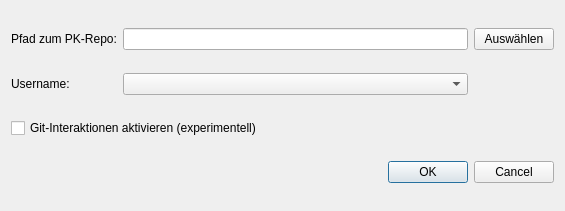
<?xml version="1.0" encoding="UTF-8"?>
<ui version="4.0">
 <class>SettingsDialog</class>
 <widget class="QDialog" name="SettingsDialog">
  <property name="geometry">
   <rect>
    <x>0</x>
    <y>0</y>
    <width>565</width>
    <height>211</height>
   </rect>
  </property>
  <property name="windowTitle">
   <string>Einstellungen</string>
  </property>
  <layout class="QGridLayout" name="gridLayout">
   <item row="1" column="1">
    <widget class="QComboBox" name="username_combobox"/>
   </item>
   <item row="0" column="1">
    <widget class="QLineEdit" name="line_edit_repo_path"/>
   </item>
   <item row="4" column="0" colspan="3">
    <widget class="QDialogButtonBox" name="buttonBox">
     <property name="orientation">
      <enum>Qt::Horizontal</enum>
     </property>
     <property name="standardButtons">
      <set>QDialogButtonBox::Cancel|QDialogButtonBox::Ok</set>
     </property>
    </widget>
   </item>
   <item row="0" column="2">
    <widget class="QPushButton" name="button_select_repo_path">
     <property name="text">
      <string>Auswählen</string>
     </property>
    </widget>
   </item>
   <item row="0" column="0">
    <widget class="QLabel" name="label_repo_path">
     <property name="text">
      <string>Pfad zum PK-Repo:</string>
     </property>
    </widget>
   </item>
   <item row="1" column="0">
    <widget class="QLabel" name="label_username">
     <property name="text">
      <string>Username:</string>
     </property>
    </widget>
   </item>
   <item row="2" column="0" colspan="3">
    <widget class="QCheckBox" name="git_interaction_check_box">
     <property name="text">
      <string>Git-Interaktionen aktivieren (experimentell)</string>
     </property>
    </widget>
   </item>
  </layout>
 </widget>
 <resources/>
 <connections>
  <connection>
   <sender>buttonBox</sender>
   <signal>accepted()</signal>
   <receiver>SettingsDialog</receiver>
   <slot>accept()</slot>
   <hints>
    <hint type="sourcelabel">
     <x>248</x>
     <y>254</y>
    </hint>
    <hint type="destinationlabel">
     <x>157</x>
     <y>274</y>
    </hint>
   </hints>
  </connection>
  <connection>
   <sender>buttonBox</sender>
   <signal>rejected()</signal>
   <receiver>SettingsDialog</receiver>
   <slot>reject()</slot>
   <hints>
    <hint type="sourcelabel">
     <x>316</x>
     <y>260</y>
    </hint>
    <hint type="destinationlabel">
     <x>286</x>
     <y>274</y>
    </hint>
   </hints>
  </connection>
 </connections>
</ui>
